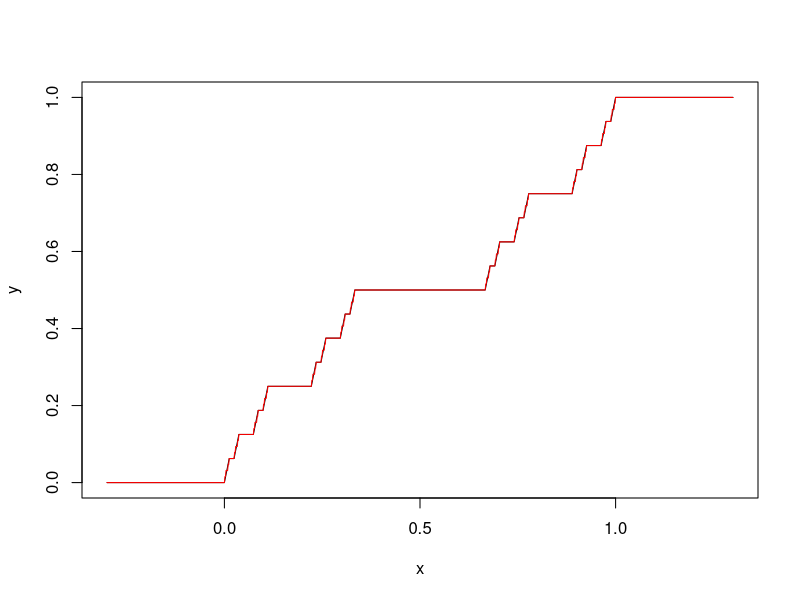

This figure's R source:
cantor = function(n,add=F,...) {
    if(n==0) {
        x = c(-0.3,0,1,1.3)
        y = c(0,0,1,1)
    }
    else {
        cnst3 = 3^n
        cnst2 = 2^n
        
        x = chop(0:cnst3)
        y = c(0,rep(1:(cnst2-1),rep(2,cnst2-1)),cnst2)
        x = c(-0.3,x/cnst3,1.3)
        y = c(0,y/cnst2,1)
    }
    if(add)
        lines(x,y,...)
    else
        plot(x,y,ty='l')
}
### (0,0) (1,1)  --------------
### (0,0) (1/3,1/2) (2/3,1/2) (1,1) ----     -----
### (0,0) (1/9,1/4) (2/9,1/4) (3/9,2/4) (6/9,2/4) (7/9,3/4) (8/9,3/4) (9/9,4/4) ----     -----
### 0 1 2 3     6 7 8 9                         18 19 20 21       24 25 26 27 
x = 0:27
chop = function(x) {
    n = length(x)
    if(n<=4) return(x)
    k=round((n-1)/3)
    c(chop(x[1:(k+1)]),chop(x[(2*k+1):n]))
}
cantor(4)
cantor(6,T,col='red')
